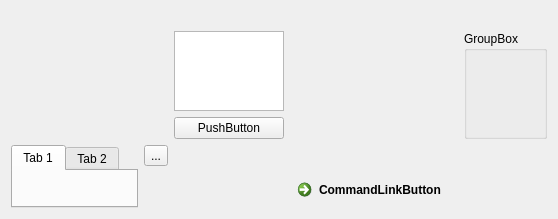
<?xml version="1.0" encoding="UTF-8"?>
<ui version="4.0">
 <class>Widget</class>
 <widget class="QWidget" name="Widget">
  <property name="geometry">
   <rect>
    <x>0</x>
    <y>0</y>
    <width>558</width>
    <height>219</height>
   </rect>
  </property>
  <property name="windowTitle">
   <string>Widget</string>
  </property>
  <layout class="QGridLayout" name="gridLayout">
   <item row="0" column="3">
    <spacer name="horizontalSpacer">
     <property name="orientation">
      <enum>Qt::Horizontal</enum>
     </property>
     <property name="sizeHint" stdset="0">
      <size>
       <width>174</width>
       <height>20</height>
      </size>
     </property>
    </spacer>
   </item>
   <item row="1" column="2">
    <widget class="QListView" name="listView"/>
   </item>
   <item row="1" column="3">
    <layout class="QHBoxLayout" name="horizontalLayout"/>
   </item>
   <item row="1" column="4" rowspan="2">
    <widget class="QGroupBox" name="groupBox">
     <property name="title">
      <string>GroupBox</string>
     </property>
    </widget>
   </item>
   <item row="2" column="2">
    <widget class="QPushButton" name="pushButton">
     <property name="text">
      <string>PushButton</string>
     </property>
    </widget>
   </item>
   <item row="3" column="0" rowspan="2">
    <widget class="QTabWidget" name="tabWidget">
     <widget class="QWidget" name="tab">
      <attribute name="title">
       <string>Tab 1</string>
      </attribute>
     </widget>
     <widget class="QWidget" name="tab_2">
      <attribute name="title">
       <string>Tab 2</string>
      </attribute>
     </widget>
    </widget>
   </item>
   <item row="3" column="1">
    <widget class="QToolButton" name="toolButton">
     <property name="text">
      <string>...</string>
     </property>
    </widget>
   </item>
   <item row="4" column="3">
    <widget class="QCommandLinkButton" name="commandLinkButton">
     <property name="text">
      <string>CommandLinkButton</string>
     </property>
    </widget>
   </item>
  </layout>
 </widget>
 <resources/>
 <connections/>
</ui>
